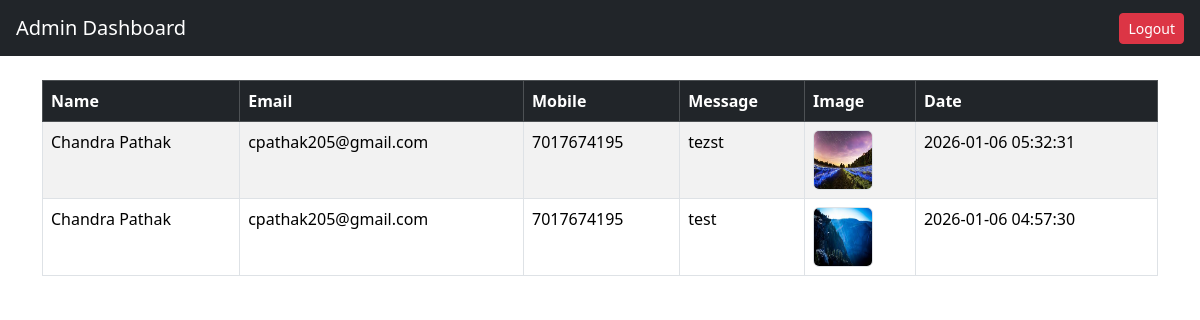
Page /admin/dashboard.php (signed in) on the committed database.
### tables this page shows
CREATE TABLE `contact_support` (
  `id` int(11) NOT NULL,
  `full_name` varchar(100) NOT NULL,
  `email` varchar(100) NOT NULL,
  `mobile_no` varchar(10) NOT NULL,
  `message` text DEFAULT NULL,
  `image` varchar(255) DEFAULT NULL,
  `created_at` timestamp NOT NULL DEFAULT current_timestamp()
);

### admin/dashboard.php (the view, shortened to what this page needs)
<?php
    $db = (new Database())->connect();
    $stmt = $db->query("SELECT * FROM contact_support ORDER BY id DESC");
    $rows = $stmt->fetchAll(PDO::FETCH_ASSOC);
?>
<!DOCTYPE html>
<html>
<head>
    <link href="https://cdn.jsdelivr.net/npm/bootstrap@5.3.2/dist/css/bootstrap.min.css" rel="stylesheet">
</head>
<body>
<nav class="navbar navbar-dark bg-dark px-3">
    <span class="navbar-brand">Admin Dashboard</span>
    <a href="logout.php" class="btn btn-danger btn-sm">Logout</a>
</nav>
<div class="container mt-4">
    <table class="table table-bordered table-striped">
        <thead class="table-dark">
            <tr>
                <th>Name</th>
                <th>Email</th>
                <th>Mobile</th>
                <th>Message</th>
                <th>Image</th>
                <th>Date</th>
            </tr>
        </thead>
        <tbody>
            <?php foreach ($rows as $row): ?>
            <tr>
                <td><?php echo htmlspecialchars($row['full_name']) ?></td>
                <td><?php echo htmlspecialchars($row['email']) ?></td>
                <td><?php echo htmlspecialchars($row['mobile_no']) ?></td>
                <td><?php echo htmlspecialchars($row['message']) ?></td>
                <td>
                    <img src="../uploads/<?php echo $row['image'] ?>"
                         width="60" height="60"
                         class="rounded border">
                </td>
                <td><?php echo $row['created_at'] ?></td>
            </tr>
            <?php endforeach; ?>
        </tbody>
    </table>
</div>
</body>
</html>

### rows in the picture
contact_support: full_name "Chandra Pathak", email "cpathak205@gmail.com", mobile_no "7017674195", message "tezst", image (picture), created_at "2026-01-06 05:32:31"
contact_support: full_name "Chandra Pathak", email "cpathak205@gmail.com", mobile_no "7017674195", message "test", image (picture), created_at "2026-01-06 04:57:30"
